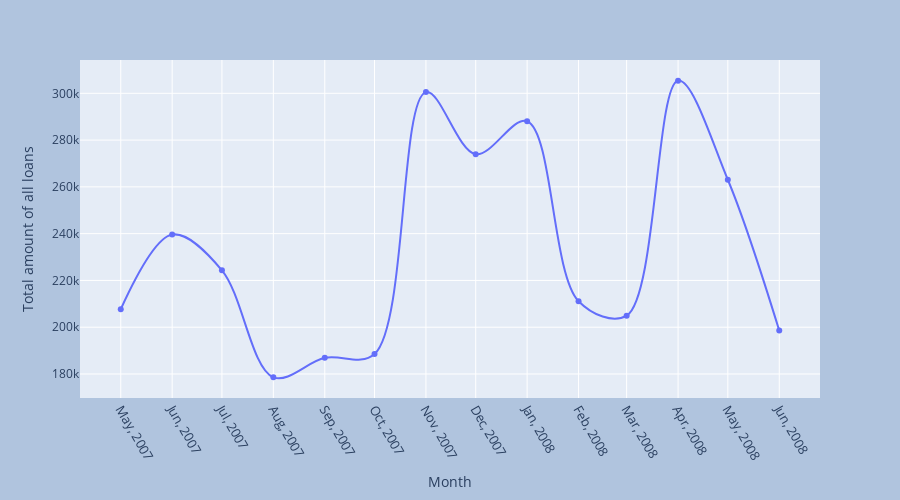

Here is the notebook cell this chart was saved with:
### Code cell
fig = px.line(sum_per_month, 
            x = 'month', 
            y = 'credit_amount', 
            markers = True,
            line_shape = 'spline',
            labels = {'month': 'Month', 'credit_amount': 'Total amount of all loans'},
            height = 500
             )
fig.update_layout(
    xaxis = dict(
        tickmode = 'array',
        tickvals = sum_per_month['month'],
        tickfont_size = 13,
        tickformat = '%b, %Y'
    )
)
fig.update_layout(paper_bgcolor="LightSteelBlue")
fig.update_xaxes(tickangle = 60)
fig.show()

### Figure 1 — Plotly figure (JSON) as saved in the notebook; plotly's stock layout.template omitted (floating-point values rounded to 4 significant figures)
{"data": [{"hovertemplate": "Month=%{x}<br>Total amount of all loans=%{y}<extra></extra>", "legendgroup": "", "line": {"color": "#636efa", "dash": "solid", "shape": "spline"}, "marker": {"symbol": "circle"}, "mode": "lines+markers", "name": "", "orientation": "v", "showlegend": false, "type": "scatter", "x": ["2007-05", "2007-06", "2007-07", "2007-08", "2007-09", "2007-10", "2007-11", "2007-12", "2008-01", "2008-02", "2008-03", "2008-04", "2008-05", "2008-06"], "xaxis": "x", "y": [207663, 239594, 224333, 178569, 186909, 188534, 300504, 273973, 288080, 211128, 204944, 305409, 263043, 198575], "yaxis": "y"}], "layout": {"height": 500, "legend": {"tracegroupgap": 0}, "margin": {"t": 60}, "paper_bgcolor": "LightSteelBlue", "xaxis": {"anchor": "y", "domain": [0, 1], "tickangle": 60, "tickfont": {"size": 13}, "tickformat": "%b, %Y", "tickmode": "array", "tickvals": ["2007-05", "2007-06", "2007-07", "2007-08", "2007-09", "2007-10", "2007-11", "2007-12", "2008-01", "2008-02", "2008-03", "2008-04", "2008-05", "2008-06"], "title": {"text": "Month"}}, "yaxis": {"anchor": "x", "domain": [0, 1], "title": {"text": "Total amount of all loans"}}}}
